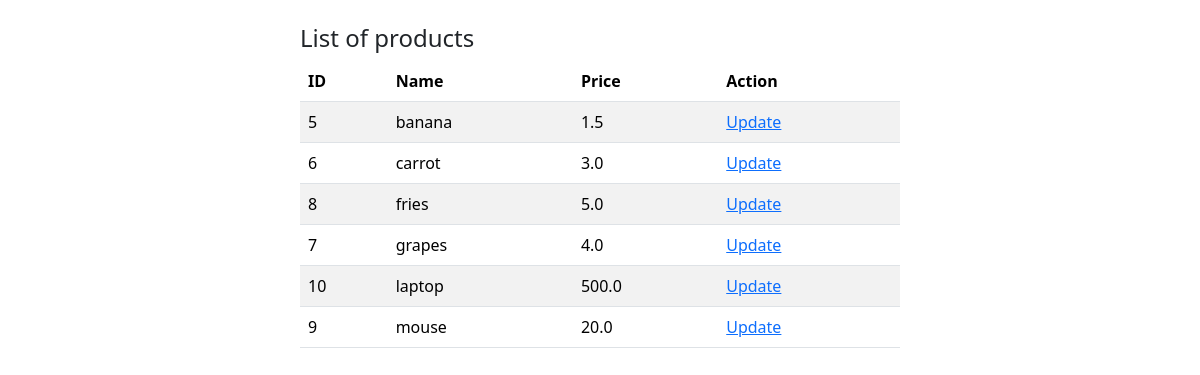
Page /product/list/ (signed in) on the committed database.
### store/models.py (models this page shows, shortened)
class Product(models.Model):
  name = models.CharField(max_length=200, unique=True, null=False, help_text="Enter a product")
  price = models.FloatField(null=False, blank=False, default=0.0, validators=[MinValueValidator(0.0)], help_text="Price of the product")
  class Meta:
    ordering = ['name']

### store/views.py (the view)
# urls.py: path('product/list/', views.ProductListView.as_view(), name='product-list'),
class ProductListView(PermissionRequiredMixin, LoginRequiredMixin, generic.ListView):
  model = Product
  queryset = Product.objects.all()
  context_object_name = 'product_list'
  template_name = 'product_list.html'
  permission_required = "store.view_product"

### store/templates/product_list.html (shortened to what this page needs)
{% extends "master.html" %}
{% block content %}
<div class="d-flex justify-content-center g-2 mt-4">
  <div class="col-6">
    <h4>List of products</h4>
    <table class="table table-striped ">
      <thead>
        <tr>
          <th scope="col">ID</th>
          <th scope="col">Name</th>
          <th scope="col">Price</th>
          <th scope="col">Action</th>
        </tr>
      </thead>
      <tbody>
        {% for product in product_list %}
          <tr>
            <td>{{ product.id }}</td>
            <td>{{ product.name }}</td>
            <td>{{ product.price }}</td>
            <td>
              <a href="{% url "product-update" product.pk %}">Update</a>
            </td>
          </tr>
        {% endfor %}
      </tbody>
    </table>
  </div>
</div>
{% endblock %}

### rows in the picture
Product: id "5", name "banana", price "1.5"
Product: id "6", name "carrot", price "3.0"
Product: id "8", name "fries", price "5.0"
Product: id "7", name "grapes", price "4.0"
Product: id "10", name "laptop", price "500.0"
Product: id "9", name "mouse", price "20.0"
